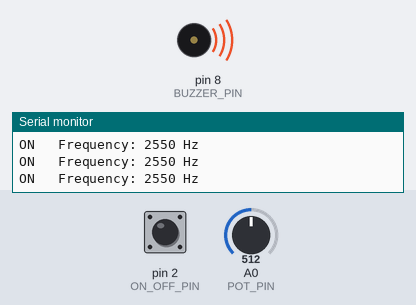
A sketch run on a simulated Arduino Uno, built with avr-gcc and run on an emulated ATmega328P. Parts: buzzer (waves = sounding), the last lines printed to the serial monitor. The test bench sets the inputs (shaded band); at power-on: pin 2 (ON_OFF_PIN) HIGH, A0 (POT_PIN) = 512.

Above: at 1.2 s.
1.3 s: pin 2 (ON_OFF_PIN) pulled LOW for 0.15 s
At 2.5 s:
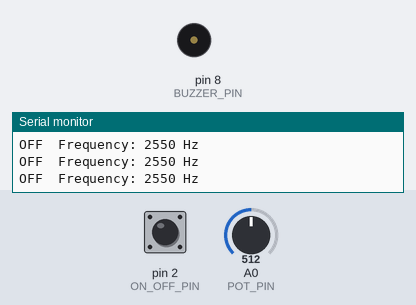
2.9 s: pin 2 (ON_OFF_PIN) pulled LOW for 1 s
At 3.7 s:
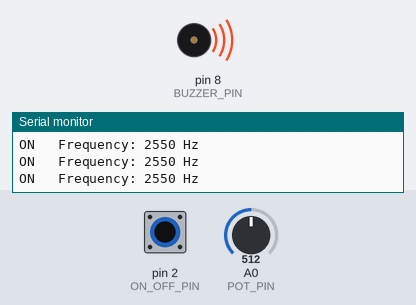
5.4 s: pin 2 (ON_OFF_PIN) pulled LOW for 3.2 s
At 6.8 s:
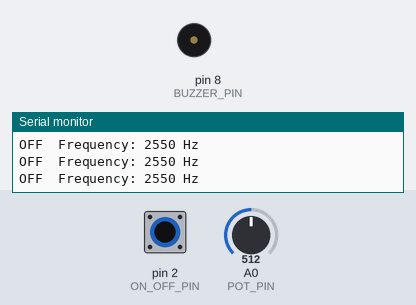
10.1 s: pin 2 (ON_OFF_PIN) pulsed LOW 5 times (0.12 s each, 0.3 s apart)
At 10.27 s:
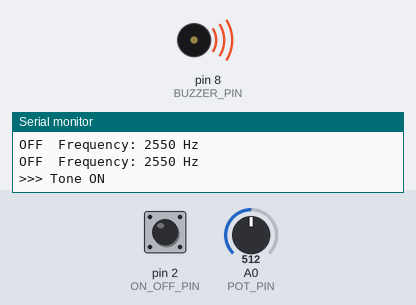
14.6 s: pin 2 (ON_OFF_PIN) pulsed LOW 5 times (0.12 s each, 0.3 s apart)
At 17.2 s:
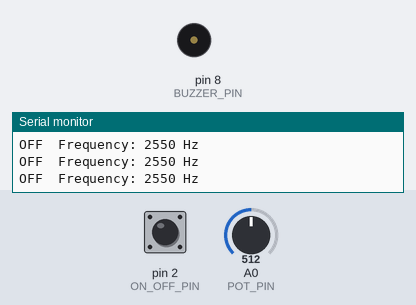
Timing chart, 0 to 18.7 s (numbered marks = the images above; inputs shaded):
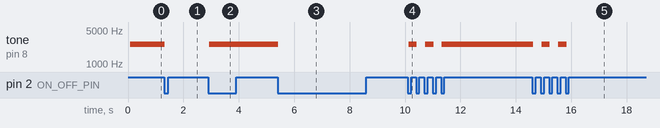

Measured:
- after the input at 1.3 s, tone on pin 8 (BUZZER_PIN): 2550 Hz → silent at once
- after the input at 2.9 s, tone on pin 8 (BUZZER_PIN): silent → 2550 Hz at once
- after the input at 5.4 s, tone on pin 8 (BUZZER_PIN): 2550 Hz → silent at once
- after the input at 10.1 s, tone on pin 8 (BUZZER_PIN): alternates 2550 Hz for 0.30 s and silent for 0.30 s, 5 changes in all, then stays 2550 Hz, starting at once
- after the input at 14.6 s, tone on pin 8 (BUZZER_PIN): alternates 2550 Hz for 0.30 s and silent for 0.30 s, 5 changes in all, then stays silent, starting at once

The sketch:

Adjustable-Buzzer-Tone-Generator.ino
```cpp
// 060 - Adjustable Buzzer Tone Generator
// Turn the potentiometer to sweep the pitch of a passive buzzer from 100 Hz up
// to 5000 Hz, and press the button to switch the tone on or off. The current
// frequency is printed to the Serial Monitor so you can see what you hear.
// Board: Arduino Uno
//
// Wiring:
//   Potentiometer: one outer leg -> +5V, other outer leg -> GND,
//                  wiper (middle leg) -> analog pin A0
//   Passive buzzer (+) -> pin 8, buzzer (-) -> GND
//   On/off button -> pin 2 (shorts the pin to GND, internal pull-up used)
//
// Waveform note: Arduino tone() can only produce a SQUARE wave. For other
// waveforms you can send the pin through an RC low-pass filter to smooth the
// square into something closer to a sine, drive a transistor from a faster PWM
// signal and average it with a capacitor to approximate a sawtooth, or add an
// external waveform generator module that accepts a digital or serial command.

// ------------------------------ Pin constants ------------------------------
const byte POT_PIN = A0;      // potentiometer wiper sets the frequency
const byte BUZZER_PIN = 8;    // passive buzzer output
const byte ON_OFF_PIN = 2;    // button toggles the tone on and off

// ------------------------------ Tone constants -----------------------------
const int MIN_FREQ_HZ = 100;     // lowest frequency the pot can select
const int MAX_FREQ_HZ = 5000;    // highest frequency the pot can select
const int FREQ_STEP_HZ = 10;     // frequency is rounded to this size
const unsigned long DEBOUNCE_MS = 30;
const unsigned long PRINT_MS = 250;  // how often the Serial line is refreshed

// ------------------------------ Runtime state ------------------------------
bool toneOn = true;         // whether the buzzer is sounding
int currentFreq = MIN_FREQ_HZ;

// Button debounce state
bool buttonRaw;
bool buttonStable;
unsigned long buttonLastChange;

// Last time the status was printed
unsigned long lastPrintAt = 0;

// Returns true once, on the moment the button is pressed
bool buttonPressed(unsigned long now) {
  bool reading = digitalRead(ON_OFF_PIN);  // LOW = pressed (internal pull-up)

  if (reading != buttonRaw) {
    buttonRaw = reading;
    buttonLastChange = now;
  }

  if ((now - buttonLastChange) >= DEBOUNCE_MS && reading != buttonStable) {
    buttonStable = reading;
    if (buttonStable == LOW) return true;
  }
  return false;
}

// Reads the potentiometer and converts it into a clean frequency value
int readFrequency() {
  int potValue = analogRead(POT_PIN);                       // 0 - 1023
  int frequency = map(potValue, 0, 1023, MIN_FREQ_HZ, MAX_FREQ_HZ);

  // Round to FREQ_STEP_HZ so the pitch does not tremble on tiny pot movements
  frequency = (frequency / FREQ_STEP_HZ) * FREQ_STEP_HZ;
  if (frequency < MIN_FREQ_HZ) frequency = MIN_FREQ_HZ;
  if (frequency > MAX_FREQ_HZ) frequency = MAX_FREQ_HZ;
  return frequency;
}

void setup() {
  pinMode(POT_PIN, INPUT);
  pinMode(ON_OFF_PIN, INPUT_PULLUP);
  pinMode(BUZZER_PIN, OUTPUT);
  noTone(BUZZER_PIN);

  buttonRaw = digitalRead(ON_OFF_PIN);
  buttonStable = buttonRaw;
  buttonLastChange = millis();

  Serial.begin(9600);
  Serial.println("=== Adjustable Buzzer Tone Generator ===");
  Serial.println("Turn the potentiometer to change the frequency.");
  Serial.println("Press the button on pin 2 to switch the tone on or off.");
}

void loop() {
  unsigned long now = millis();

  // --- On / off button toggles the output ---
  if (buttonPressed(now)) {
    toneOn = !toneOn;
    if (toneOn) {
      tone(BUZZER_PIN, currentFreq);
      Serial.println(">>> Tone ON");
    } else {
      noTone(BUZZER_PIN);
      Serial.println(">>> Tone OFF");
    }
    lastPrintAt = now;
  }

  // --- Potentiometer always sets the frequency ---
  int frequency = readFrequency();

  if (frequency != currentFreq) {  // only restart the tone when the value really moved
    currentFreq = frequency;
    if (toneOn) {
      tone(BUZZER_PIN, currentFreq);  // restart with the new frequency
    }
  }

  // --- Report the status a few times per second ---
  if (now - lastPrintAt >= PRINT_MS) {
    lastPrintAt = now;
    Serial.print(toneOn ? "ON  " : "OFF ");
    Serial.print(" Frequency: ");
    Serial.print(currentFreq);
    Serial.println(" Hz");
  }
}
```
